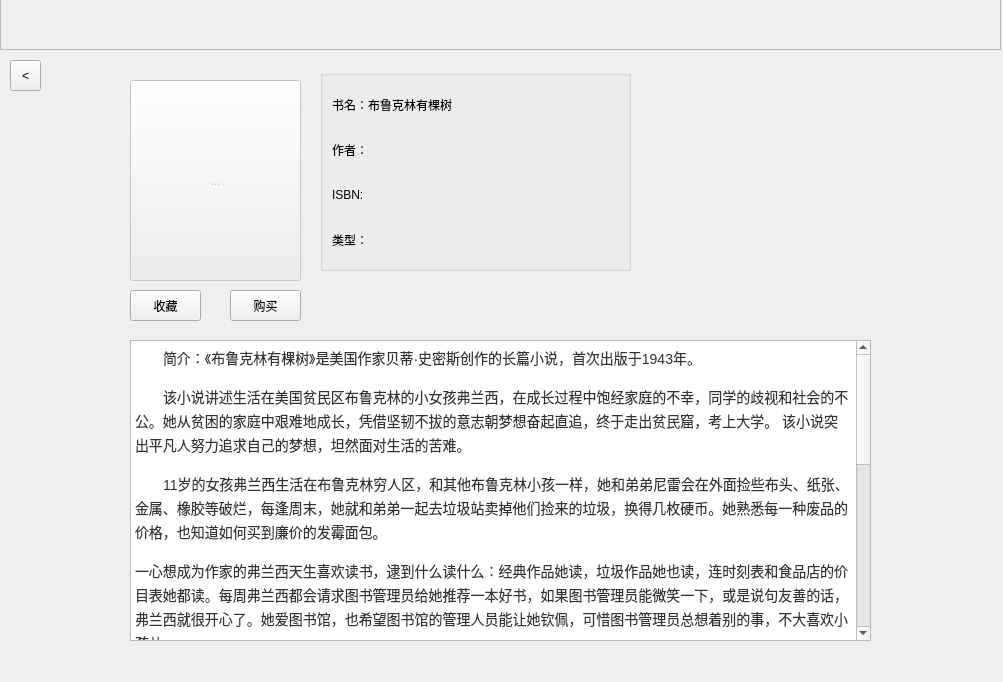
<?xml version="1.0" encoding="UTF-8"?>
<ui version="4.0">
 <class>BookPage</class>
 <widget class="QWidget" name="BookPage">
  <property name="geometry">
   <rect>
    <x>0</x>
    <y>0</y>
    <width>1003</width>
    <height>682</height>
   </rect>
  </property>
  <property name="windowTitle">
   <string>Form</string>
  </property>
  <widget class="QPushButton" name="pushButton_3">
   <property name="geometry">
    <rect>
     <x>130</x>
     <y>290</y>
     <width>71</width>
     <height>31</height>
    </rect>
   </property>
   <property name="text">
    <string>收藏</string>
   </property>
  </widget>
  <widget class="QTextEdit" name="textEdit">
   <property name="geometry">
    <rect>
     <x>130</x>
     <y>340</y>
     <width>741</width>
     <height>301</height>
    </rect>
   </property>
   <property name="readOnly">
    <bool>true</bool>
   </property>
   <property name="html">
    <string>&lt;!DOCTYPE HTML PUBLIC &quot;-//W3C//DTD HTML 4.0//EN&quot; &quot;http://www.w3.org/TR/REC-html40/strict.dtd&quot;&gt;
&lt;html&gt;&lt;head&gt;&lt;meta name=&quot;qrichtext&quot; content=&quot;1&quot; /&gt;&lt;style type=&quot;text/css&quot;&gt;
p, li { white-space: pre-wrap; }
&lt;/style&gt;&lt;/head&gt;&lt;body style=&quot; font-family:'SimSun'; font-size:9pt; font-weight:400; font-style:normal;&quot;&gt;
&lt;p style=&quot; margin-top:0px; margin-bottom:15px; margin-left:0px; margin-right:0px; -qt-block-indent:0; text-indent:28px; line-height:24px; background-color:#ffffff;&quot;&gt;&lt;span style=&quot; font-family:'Helvetica Neue,Helvetica,Arial,PingFang SC,Hiragino Sans GB,Microsoft YaHei,WenQuanYi Micro Hei,sans-serif'; font-size:14px; color:#333333; background-color:#ffffff;&quot;&gt;简介：《布鲁克林有棵树》是美国作家贝蒂·史密斯创作的长篇小说，首次出版于1943年。&lt;/span&gt;&lt;/p&gt;
&lt;p style=&quot; margin-top:0px; margin-bottom:15px; margin-left:0px; margin-right:0px; -qt-block-indent:0; text-indent:28px; line-height:24px; background-color:#ffffff;&quot;&gt;&lt;span style=&quot; font-family:'Helvetica Neue,Helvetica,Arial,PingFang SC,Hiragino Sans GB,Microsoft YaHei,WenQuanYi Micro Hei,sans-serif'; font-size:14px; color:#333333; background-color:#ffffff;&quot;&gt;该小说讲述生活在美国贫民区布鲁克林的小女孩弗兰西，在成长过程中饱经家庭的不幸，同学的歧视和社会的不公。她从贫困的家庭中艰难地成长，凭借坚韧不拔的意志朝梦想奋起直追，终于走出贫民窟，考上大学。&lt;/span&gt;&lt;span style=&quot; font-family:'Helvetica Neue,Helvetica,Arial,PingFang SC,Hiragino Sans GB,Microsoft YaHei,WenQuanYi Micro Hei,sans-serif'; font-size:14px; color:#333333;&quot;&gt; 该小说突出平凡人努力追求自己的梦想，坦然面对生活的苦难。&lt;/span&gt;&lt;/p&gt;
&lt;p style=&quot; margin-top:0px; margin-bottom:15px; margin-left:0px; margin-right:0px; -qt-block-indent:0; text-indent:28px; line-height:24px; background-color:#ffffff;&quot;&gt;&lt;span style=&quot; font-family:'Helvetica Neue,Helvetica,Arial,PingFang SC,Hiragino Sans GB,Microsoft YaHei,WenQuanYi Micro Hei,sans-serif'; font-size:14px; color:#333333; background-color:#ffffff;&quot;&gt;11岁的女孩弗兰西生活在布鲁克林穷人区，和其他布鲁克林小孩一样，她和弟弟尼雷会在外面捡些布头、纸张、金属、橡胶等破烂，每逢周末，她就和弟弟一起去垃圾站卖掉他们捡来的垃圾，换得几枚硬币。她熟悉每一种废品的价格，也知道如何买到廉价的发霉面包。&lt;/span&gt;&lt;/p&gt;
&lt;p style=&quot; margin-top:0px; margin-bottom:15px; margin-left:0px; margin-right:0px; -qt-block-indent:0; text-indent:0px; line-height:24px; background-color:#ffffff;&quot;&gt;&lt;span style=&quot; font-family:'Helvetica Neue,Helvetica,Arial,PingFang SC,Hiragino Sans GB,Microsoft YaHei,WenQuanYi Micro Hei,sans-serif'; font-size:14px; color:#333333; background-color:#ffffff;&quot;&gt;一心想成为作家的弗兰西天生喜欢读书，逮到什么读什么：经典作品她读，垃圾作品她也读，连时刻表和食品店的价目表她都读。每周弗兰西都会请求图书管理员给她推荐一本好书，如果图书管理员能微笑一下，或是说句友善的话，弗兰西就很开心了。她爱图书馆，也希望图书馆的管理人员能让她钦佩，可惜图书管理员总想着别的事，不大喜欢小孩儿。&lt;/span&gt;&lt;/p&gt;
&lt;p style=&quot; margin-top:0px; margin-bottom:15px; margin-left:0px; margin-right:0px; -qt-block-indent:0; text-indent:0px; line-height:24px; background-color:#ffffff;&quot;&gt;&lt;span style=&quot; font-family:'Helvetica Neue,Helvetica,Arial,PingFang SC,Hiragino Sans GB,Microsoft YaHei,WenQuanYi Micro Hei,sans-serif'; font-size:14px; color:#333333; background-color:#ffffff;&quot;&gt;弗兰西一直想拥有一本书，实在不行抄写一本也行。她发誓长大后努力工作，好好存钱，将自己喜欢的书全都买下，这个想法对于她来说是个巨大安慰。每个周末，她都会拿着一本书，独自在家，边读书边快乐。&lt;/span&gt;&lt;/p&gt;
&lt;p style=&quot; margin-top:0px; margin-bottom:15px; margin-left:0px; margin-right:0px; -qt-block-indent:0; text-indent:0px; line-height:24px; background-color:#ffffff;&quot;&gt;&lt;span style=&quot; font-family:'Helvetica Neue,Helvetica,Arial,PingFang SC,Hiragino Sans GB,Microsoft YaHei,WenQuanYi Micro Hei,sans-serif'; font-size:14px; color:#333333; background-color:#ffffff;&quot;&gt;弗兰西的书读完的时候，爸爸也回来了，弗兰西一边帮爸爸熨衣服，一边和爸爸聊天。弗兰西的爸爸是个一无是处的歌手，经常喝得醉醺醺的，但她还是很喜欢爸爸。在她的眼里，爸爸帅气潇洒，比别人的爸爸都要优雅，风度翩翩。&lt;/span&gt;&lt;/p&gt;
&lt;p style=&quot; margin-top:0px; margin-bottom:15px; margin-left:0px; margin-right:0px; -qt-block-indent:0; text-indent:0px; line-height:24px; background-color:#ffffff;&quot;&gt;&lt;span style=&quot; font-family:'Helvetica Neue,Helvetica,Arial,PingFang SC,Hiragino Sans GB,Microsoft YaHei,WenQuanYi Micro Hei,sans-serif'; font-size:14px; color:#333333; background-color:#ffffff;&quot;&gt;弗兰西的妈妈靠擦洗地板和当看门人维持家用，她是全家的经济支柱。她希望自己的孩子能生活得好一点儿，她梦想着能供养两个孩子上大学。她的外祖母没有文化，连字都不识，却建议弗兰西的妈妈给自己的孩子读《圣经》，读莎士比亚，讲述民间故事和童话，好让孩子虽然处于困境当中，也不至于沉沦。弗兰西姐弟在物质上几乎一无所有，却意外地拥有了巨大的精神财富。&lt;/span&gt;&lt;/p&gt;
&lt;p style=&quot; margin-top:0px; margin-bottom:15px; margin-left:0px; margin-right:0px; -qt-block-indent:0; text-indent:0px; line-height:24px; background-color:#ffffff;&quot;&gt;&lt;span style=&quot; font-family:'Helvetica Neue,Helvetica,Arial,PingFang SC,Hiragino Sans GB,Microsoft YaHei,WenQuanYi Micro Hei,sans-serif'; font-size:14px; color:#333333; background-color:#ffffff;&quot;&gt;弗兰西跟爸爸亲，跟妈妈疏远，但最了解女儿的，却恰恰是这位母亲。在生产第三个孩子几乎要死掉的时候，母亲吐露了心声，说儿子本来不喜欢读书，如果停他的学，他永远都不会再回去；而弗兰西不一样，她会拼，会斗，她还会回去的，就如同太平梯那里的那棵天堂树。&lt;/span&gt;&lt;/p&gt;
&lt;p style=&quot; margin-top:0px; margin-bottom:15px; margin-left:0px; margin-right:0px; -qt-block-indent:0; text-indent:0px; line-height:24px; background-color:#ffffff;&quot;&gt;&lt;span style=&quot; font-family:'Helvetica Neue,Helvetica,Arial,PingFang SC,Hiragino Sans GB,Microsoft YaHei,WenQuanYi Micro Hei,sans-serif'; font-size:14px; color:#333333; background-color:#ffffff;&quot;&gt;弗兰西在艰辛的生活中品味着成长的种种无奈：家境的贫穷、同学的歧视、社会的不公……然而她始终像那棵长在水泥地里的树，奋力成长，坚韧不拔。&lt;/span&gt;&lt;/p&gt;
&lt;p style=&quot; margin-top:0px; margin-bottom:15px; margin-left:0px; margin-right:0px; -qt-block-indent:0; text-indent:0px; line-height:24px; background-color:#ffffff;&quot;&gt;&lt;span style=&quot; font-family:'Helvetica Neue,Helvetica,Arial,PingFang SC,Hiragino Sans GB,Microsoft YaHei,WenQuanYi Micro Hei,sans-serif'; font-size:14px; color:#333333; background-color:#ffffff;&quot;&gt;弗兰西带着自己的梦想，从书中如饥似渴地汲取知识。几经周折，她终于得以进入大学的校门，离开了熟悉的故乡。&lt;/span&gt;&lt;/p&gt;&lt;/body&gt;&lt;/html&gt;</string>
   </property>
  </widget>
  <widget class="QPushButton" name="Buy_btn">
   <property name="geometry">
    <rect>
     <x>230</x>
     <y>290</y>
     <width>71</width>
     <height>31</height>
    </rect>
   </property>
   <property name="text">
    <string>购买</string>
   </property>
  </widget>
  <widget class="QGroupBox" name="groupBox">
   <property name="geometry">
    <rect>
     <x>320</x>
     <y>70</y>
     <width>311</width>
     <height>201</height>
    </rect>
   </property>
   <property name="title">
    <string/>
   </property>
   <layout class="QVBoxLayout" name="verticalLayout">
    <item>
     <widget class="QLabel" name="bookname_txt">
      <property name="text">
       <string>书名：布鲁克林有棵树</string>
      </property>
     </widget>
    </item>
    <item>
     <widget class="QLabel" name="author_txt">
      <property name="text">
       <string>作者：</string>
      </property>
     </widget>
    </item>
    <item>
     <widget class="QLabel" name="ISBN_txt">
      <property name="text">
       <string>ISBN:</string>
      </property>
     </widget>
    </item>
    <item>
     <widget class="QLabel" name="Type">
      <property name="text">
       <string>类型：</string>
      </property>
     </widget>
    </item>
   </layout>
  </widget>
  <widget class="QToolButton" name="bookImg">
   <property name="enabled">
    <bool>false</bool>
   </property>
   <property name="geometry">
    <rect>
     <x>130</x>
     <y>80</y>
     <width>171</width>
     <height>201</height>
    </rect>
   </property>
   <property name="text">
    <string>...</string>
   </property>
   <property name="icon">
    <iconset>
     <normaloff>:/img/book1.png</normaloff>:/img/book1.png</iconset>
   </property>
   <property name="iconSize">
    <size>
     <width>170</width>
     <height>200</height>
    </size>
   </property>
   <property name="checkable">
    <bool>false</bool>
   </property>
  </widget>
  <widget class="QWidget" name="verticalLayoutWidget">
   <property name="geometry">
    <rect>
     <x>0</x>
     <y>1</y>
     <width>1011</width>
     <height>51</height>
    </rect>
   </property>
   <layout class="QVBoxLayout" name="Header"/>
  </widget>
  <widget class="QFrame" name="frame">
   <property name="geometry">
    <rect>
     <x>0</x>
     <y>-1</y>
     <width>1001</width>
     <height>51</height>
    </rect>
   </property>
   <property name="frameShape">
    <enum>QFrame::StyledPanel</enum>
   </property>
   <property name="frameShadow">
    <enum>QFrame::Raised</enum>
   </property>
   <widget class="QWidget" name="horizontalLayoutWidget">
    <property name="geometry">
     <rect>
      <x>780</x>
      <y>0</y>
      <width>221</width>
      <height>51</height>
     </rect>
    </property>
    <layout class="QHBoxLayout" name="toolLayout"/>
   </widget>
  </widget>
  <widget class="QToolButton" name="back_btn">
   <property name="geometry">
    <rect>
     <x>10</x>
     <y>60</y>
     <width>31</width>
     <height>31</height>
    </rect>
   </property>
   <property name="text">
    <string>&lt;</string>
   </property>
  </widget>
 </widget>
 <resources/>
 <connections/>
</ui>
